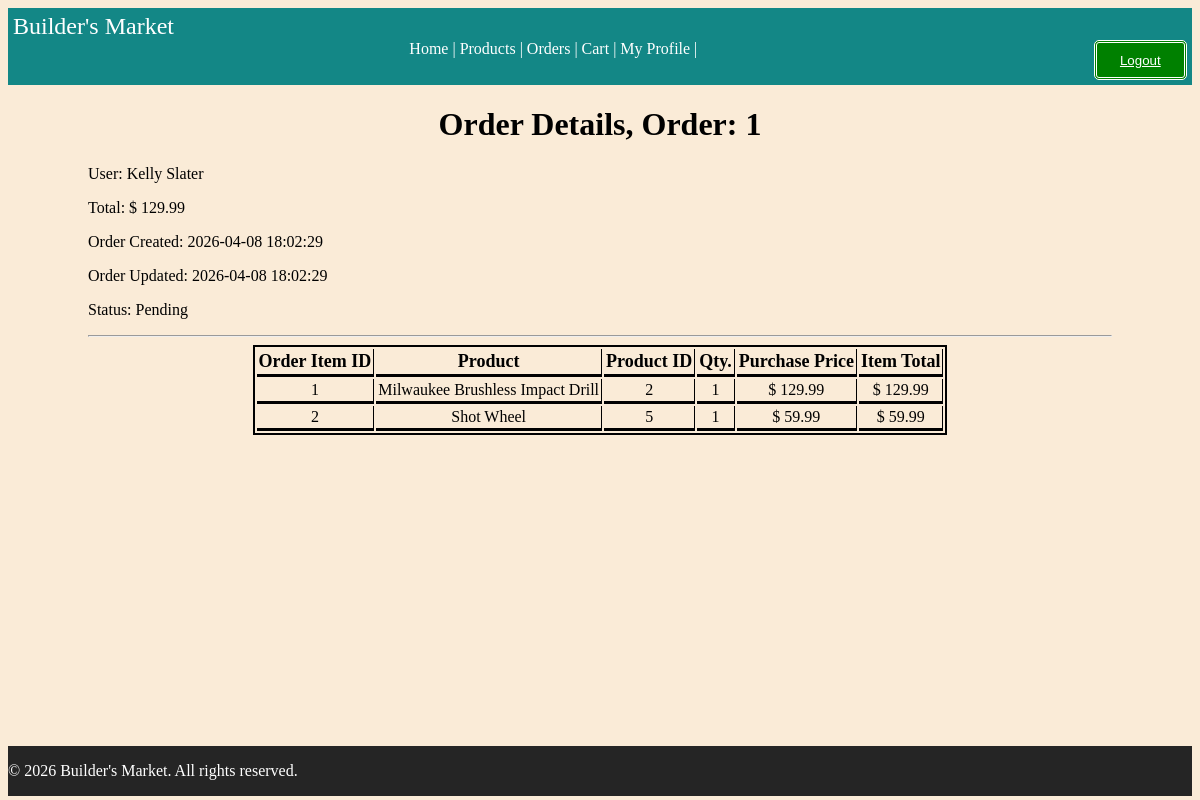
Before: /orders/1 (signed in) with the older database file.
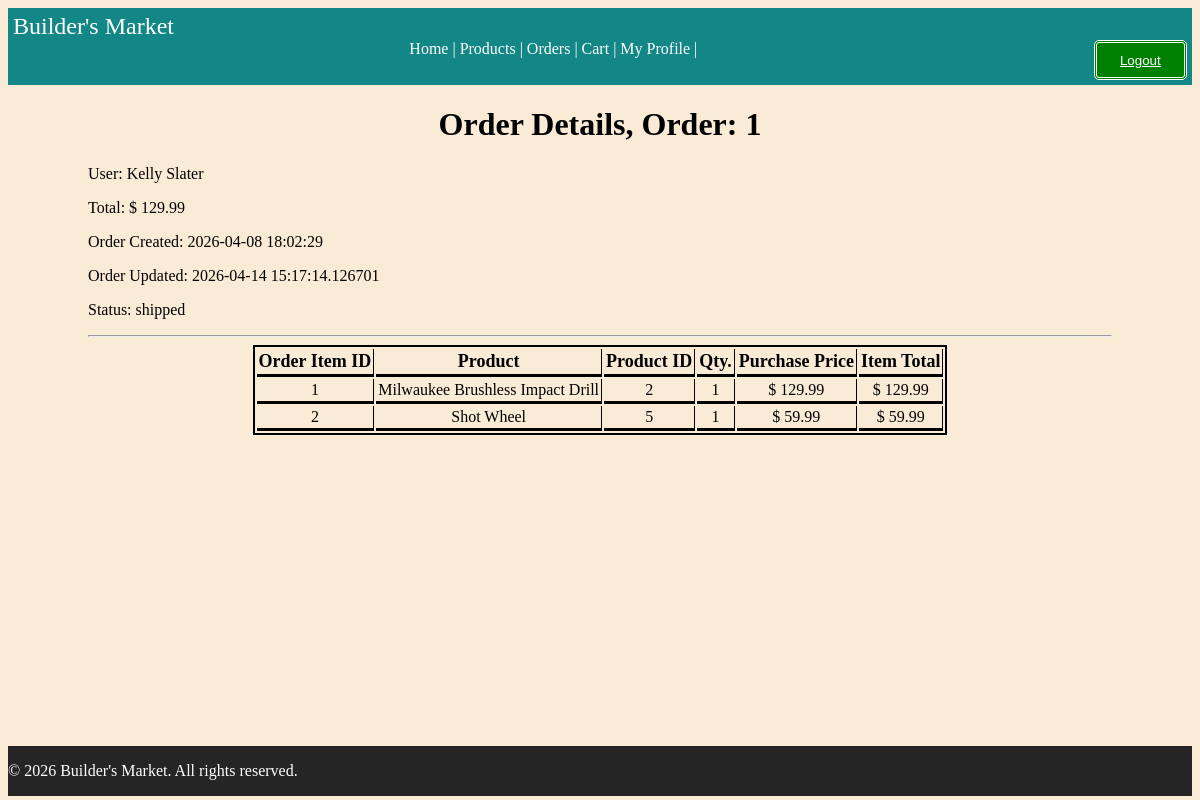
After: the same page with the newer database file.
### tables this page shows
CREATE TABLE orders (
    order_id INTEGER PRIMARY KEY,
    user_id INTEGER NOT NULL,
    total DECIMAL(10, 2) NOT NULL,
    status VARCHAR(50) NOT NULL DEFAULT 'Pending',
    created_at DATETIME DEFAULT CURRENT_TIMESTAMP,
    updated_at DATETIME DEFAULT CURRENT_TIMESTAMP,
    FOREIGN KEY (user_id) REFERENCES users(user_id) ON DELETE CASCADE
);

### routes/orders.py (the view)
@orders_bp.route('/<int:order_id>', methods=['GET'])
@require_auth
def order_details(order_id):
    order = Order.GetByID(order_id)
    if not order:
        abort(404)
    items = OrderItem.GetByOrder(order_id)
    if g.user.role not in ["Admin", "Moderator"]:
        if order["user_id"] != g.user.user_id:
            abort(403)
    return render_template('order/orders_detail.html', order=order, items = items)

### auth/auths.py (called while the page is built)
def require_auth(f):
    @wraps(f)
    def wrapped_view(*args, **kwargs):
        if not g.get("user"):
          abort(401)
        user = g.user
        if getattr(user, "is_2fa_enabled", False) and not session.get("2fa_verified", False):
            flash('This Route is 2FA protected. Please enable 2FA to view it')
            abort(403)
        return f(*args, **kwargs)
    return wrapped_view

### database/connection.py (called while the page is built)
def get_connection():
    try:
        conn = sqlite3.connect(Config.DATABASE)
        conn.row_factory = sqlite3.Row
        return conn
    except Error as e:
        print(f"Database connection error: {e}")
        return None

### models/order.py (called while the page is built)
    @staticmethod
    def GetByID(order_id):
        db = get_connection()
        try:
            return db.execute("""
                SELECT o.*, u.username
                FROM orders o
                JOIN users u ON o.user_id = u.user_id
                WHERE order_id = ?
            """, (order_id,)).fetchone()
        finally:
            db.close()

### templates/order/orders_detail.html (shortened to what this page needs)
{% extends "base.html" %}
{% block content %}
<h1> Order Details, Order: {{order.order_id}}  </h1>
<p> User: {{order.username}}</p>
    <p>Total: $ {{order.total}} </p>
    <p> Order Created: {{order.created_at }} <p> Order Updated: {{order.updated_at}} </p> </p>
<p> Status: {{order.status}}</p>
<hr>
<div class="order-table-container">
<table class="order-table">
    <thead>
    <tr>
        <th> Order Item ID</th>
        <th> Product</th>
        <th> Product ID </th>
        <th> Qty.</th>
        <th> Purchase Price </th>
        <th>  Item Total </th>
    </tr>
    </thead>
    <tbody>
    {% for item in items %}
    <tr>
        <td> {{ item.order_item_id}} </td>
        <td> {{ item.product_name }}</td>
        <td> {{item.product_id}}</td>
        <td> {{item.quantity }} </td>
        <td> $ {{item.price}}</td>
        <td> $ {{item.item_total}}</td>
    </tr>
    {% endfor %}
    </tbody>
</table>
</div>
    <br>
{% endblock %}

Changed rows visible on the page:
changed orders id 1: updated_at "2026-04-08 18:02:29" → "2026-04-14 15:17:14.126701"; status "Pending" → "shipped"
